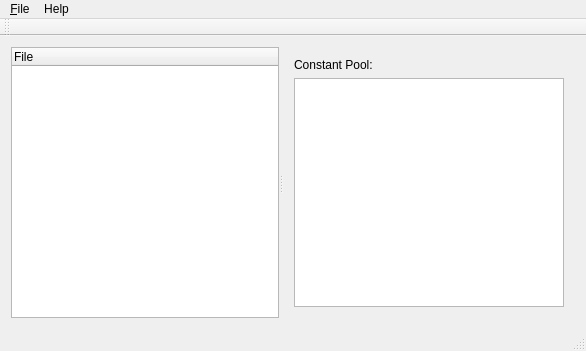
<?xml version="1.0" encoding="UTF-8"?>
<ui version="4.0">
 <class>MainWindow</class>
 <widget class="QMainWindow" name="MainWindow">
  <property name="geometry">
   <rect>
    <x>0</x>
    <y>0</y>
    <width>586</width>
    <height>351</height>
   </rect>
  </property>
  <property name="windowTitle">
   <string>MainWindow</string>
  </property>
  <widget class="QWidget" name="centralWidget">
   <layout class="QHBoxLayout" name="horizontalLayout">
    <item>
     <widget class="QSplitter" name="splitter">
      <property name="orientation">
       <enum>Qt::Horizontal</enum>
      </property>
      <widget class="QTreeWidget" name="treeWidget">
       <column>
        <property name="text">
         <string notr="true">File</string>
        </property>
       </column>
      </widget>
      <widget class="QWidget" name="verticalLayoutWidget">
       <layout class="QVBoxLayout" name="verticalLayout">
        <item>
         <widget class="QLabel" name="label">
          <property name="text">
           <string>Constant Pool:</string>
          </property>
         </widget>
        </item>
        <item>
         <widget class="QTableView" name="constantPool"/>
        </item>
       </layout>
      </widget>
     </widget>
    </item>
   </layout>
  </widget>
  <widget class="QMenuBar" name="menuBar">
   <property name="geometry">
    <rect>
     <x>0</x>
     <y>0</y>
     <width>586</width>
     <height>29</height>
    </rect>
   </property>
   <widget class="QMenu" name="menu_File">
    <property name="title">
     <string>&amp;File</string>
    </property>
    <addaction name="action_Load"/>
    <addaction name="action_Quit"/>
   </widget>
   <widget class="QMenu" name="menuHelp">
    <property name="title">
     <string>Help</string>
    </property>
    <addaction name="action_About_Jaclass"/>
    <addaction name="actionAbout_Qt"/>
   </widget>
   <addaction name="menu_File"/>
   <addaction name="menuHelp"/>
  </widget>
  <widget class="QToolBar" name="mainToolBar">
   <attribute name="toolBarArea">
    <enum>TopToolBarArea</enum>
   </attribute>
   <attribute name="toolBarBreak">
    <bool>false</bool>
   </attribute>
  </widget>
  <widget class="QStatusBar" name="statusBar"/>
  <action name="action_Load">
   <property name="text">
    <string>&amp;Load</string>
   </property>
  </action>
  <action name="action_Quit">
   <property name="text">
    <string>&amp;Quit</string>
   </property>
  </action>
  <action name="action_About_Jaclass">
   <property name="text">
    <string>&amp;About Jaclass</string>
   </property>
  </action>
  <action name="actionAbout_Qt">
   <property name="text">
    <string>About &amp;Qt</string>
   </property>
  </action>
 </widget>
 <layoutdefault spacing="6" margin="11"/>
 <resources/>
 <connections>
  <connection>
   <sender>action_Quit</sender>
   <signal>triggered()</signal>
   <receiver>MainWindow</receiver>
   <slot>close()</slot>
   <hints>
    <hint type="sourcelabel">
     <x>-1</x>
     <y>-1</y>
    </hint>
    <hint type="destinationlabel">
     <x>252</x>
     <y>167</y>
    </hint>
   </hints>
  </connection>
 </connections>
</ui>
